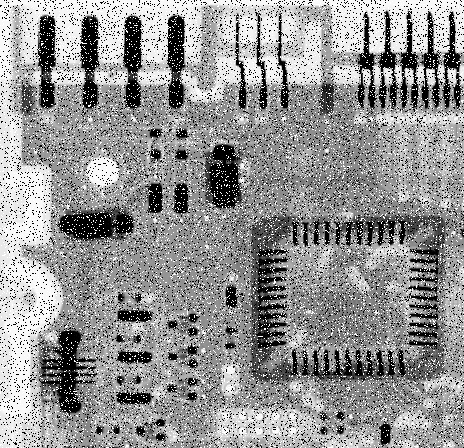
#> input picture data/P3_fig2.png, 464 x 448 px
$ python 3E.py
#> lines starting #> are read from the running program, lines starting #| are printed output that depends on the picture
#> further down, img is the input picture: shape (448, 464) float32; min 0, max 1, mean 0.579
### spatial_filters.py
import numpy as np

# 2-Dimensional Convolution in spatial domain
###############################################################################
# INPUT
# f:		   Input image
# w:		   Input filter
###############################################################################
# OUTPUT
# result:	   Output image
###############################################################################
# [93 lines left out: functions spatial_convolution2d, mean_filter, not called in this run]

# Median Filter
###############################################################################
# INPUT
# img:			Input image
# s:		  	Shape of filter (default is 3x3)
###############################################################################
# OUTPUT
# result:		Output image
###############################################################################
def median_filter(img, s=3):

#> called with s = 5
	x, y = img.shape
#> x = 448; y = 464
	# Initialize result image
	result = np.zeros_like(img)

	# Traverse through image
	for i in range(0, x):
		for j in range(0, y):

			 # Create new filter list
			 filtr = []
			 filter_edge = s/2

			 # Traverse through filter
			 for u in range(s):
				 for v in range(s):
					 # Get current position
					 cur_x = (i + u - filter_edge)
					 cur_y = (j + v - filter_edge)

					 # Stay inside image boundaries
					 if((cur_x >= 0) and (cur_y >= 0) and (cur_x < x) and (cur_y < y)):
						 # Append value to filter list
						 filtr.append(img[cur_x, cur_y])

			 # Convert filter list to numpy array
			 filtr = np.asarray(filtr)
			 # Output median value in filter region
			 result[i, j] = np.median(filtr)
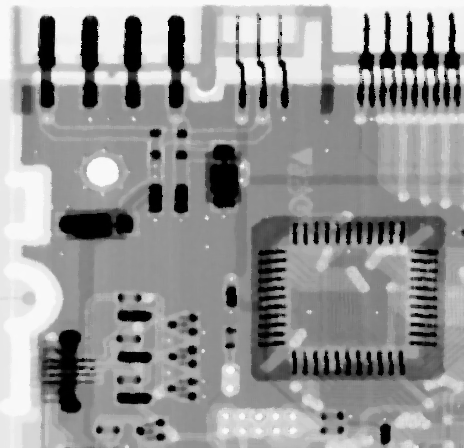
#> result: shape (448, 464) float32; min 0, max 0.984, mean 0.593

	return result


# Adaptive Median Filter
###############################################################################
# INPUT
# img:			Input image
# s:		  	Start shape of filter (default is 3x3)
# s_max:		Maximum shape of filter (default is 7x7)
###############################################################################
# OUTPUT
# result:		Output image
###############################################################################
def adaptive_median_filter(img, s=3, s_max=7):

#> called with s = 3, s_max = 5
	x, y = img.shape
#> x = 448; y = 464
	# Initialize result image
	result = np.zeros_like(img)

	# Traverse through image
	for i in range(0, x):
		for j in range(0, y):
			 # Set current filter size to starting filter size
			 s_cur = s
			 # While current filter size is smaller or equal to maximum filter size
			 while s_cur <= s_max:
				 # Create new filter list
				 filtr = []

				 filter_edge = s_cur/2

				 # Traverse through filter
				 for u in range(s_cur):
					 for v in range(s_cur):
						 # Get current position
						 cur_x = (i + u - filter_edge)
						 cur_y = (j + v - filter_edge)

						 # Stay inside image boundaries
						 if((cur_x >= 0) and (cur_y >= 0) and (cur_x < x) and (cur_y < y)):
							 # Append value to filter list
							 filtr.append(img[cur_x, cur_y])

							 # Get value in center of filter region
							 if cur_x == i and cur_y == j:
								 z_xy = filtr[-1]

				 # Convert filter list to numpy array
				 filtr = np.asarray(filtr)
				 # Get minimum value in filter region
				 z_min = np.amin(filtr)
				 # Get maximum value in filter region
				 z_max = np.amax(filtr)
				 # Get median value in filter region
				 z_med = np.median(filtr)

				 # If z_med is not an impulse: check next case. else: increase window size
				 if z_min < z_med < z_max:
					 # If z_xy is not an impulse: output z_xy. else: output z_med
					 if z_min < z_xy < z_max:
						 result[i, j] = z_xy
					 else:
						 result[i, j] = z_med
					 # Break to exit while loop
					 break
				 else:
					 s_cur += 2

			 else:
				 result[i, j] = z_med # Output median value if maximum window size has been surpassed
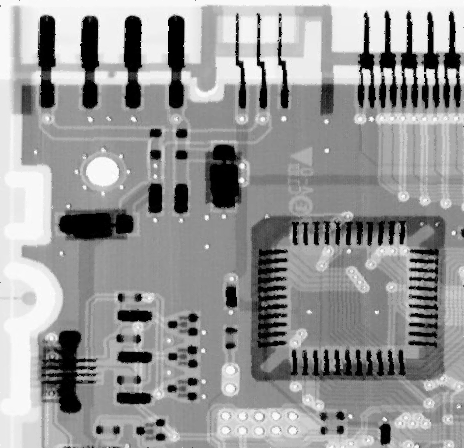
#> result: shape (448, 464) float32; min 0, max 0.996, mean 0.592

	return result

# Adaptive Local Noise Reduction Filter
###############################################################################
# INPUT
# img:			Input image
# var_g:		Estimate of overall noise variance in image
# s:			Shape of filter (default is 3x3)
###############################################################################
# OUTPUT
# result:		Output image
###############################################################################
# [43 lines left out: function adaptive_lnr_filter, not called in this run]

### scaling_functions.py
import numpy as np

# Convert image to double [0, 1] scale
# [6 lines left out: function im2double, not called in this run]

# Convert image to uint8 [0, 255] scale (assumes img is scaled in range [0,1])
def im2uint8(img):
    # Scale to [0, 255] and round off to nearest integer
    out = np.around(255*img)
    # Clip values outside range [0, 255]
    out = np.clip(out, a_min=0, a_max=255)
    return out.astype(np.uint8)

### 3E.py
import numpy as np
import matplotlib.pyplot as plt
import matplotlib.image as mpimg

from spatial_filters import median_filter, adaptive_median_filter
from scaling_functions import im2double, im2uint8

# Global max and min intensity values for plotting
max_r = np.iinfo(np.uint8).max
min_r = np.iinfo(np.uint8).min

if __name__ == "__main__":
	# Load image to numpy array
	img = mpimg.imread('data/P3_fig2.png')

	# Filter image in spatial domain using a standard median filter with
	# filter size 3x3
	g = median_filter(img, s=5)
	# Filter image in spatial domain using an adaptive median filter with
	# starting filter size 3x3 and maximum filter size 5x5
	g2 = adaptive_median_filter(img, s=3, s_max=5)


    # Scale to uint8 before displaying
	img = im2uint8(img)
	g = im2uint8(g)
	g2 = im2uint8(g2)

	# Plot results
	fig = plt.figure()
	fig.suptitle('3E: Denoising', fontsize=20)


	ax = plt.subplot(1,3,1)
	ax.set_title("Original Image")
	plt.imshow(img, cmap=plt.cm.gray, vmin=min_r, vmax=max_r)
	plt.axis('off')

	ax = plt.subplot(1,3,2)
	ax.set_title("Median Filter (s=5)")
	plt.imshow(g, cmap=plt.cm.gray, vmin=min_r, vmax=max_r)
	plt.axis('off')

	ax = plt.subplot(1,3,3)
	ax.set_title("Adaptive Median Filter (s=3, s_max=5)")
	plt.imshow(g2, cmap=plt.cm.gray, vmin=min_r, vmax=max_r)
	plt.axis('off')


	plt.show()
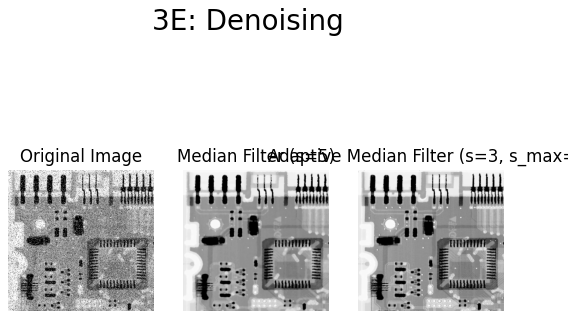
#> figure drawn by matplotlib, 3 panels
